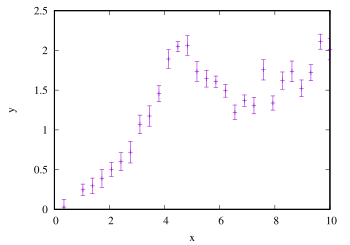

The script that drew this image:
set xlabel "x"
set ylabel "y"
set nokey
set yrange [0:]
plot "measurement-3.dat" w e
